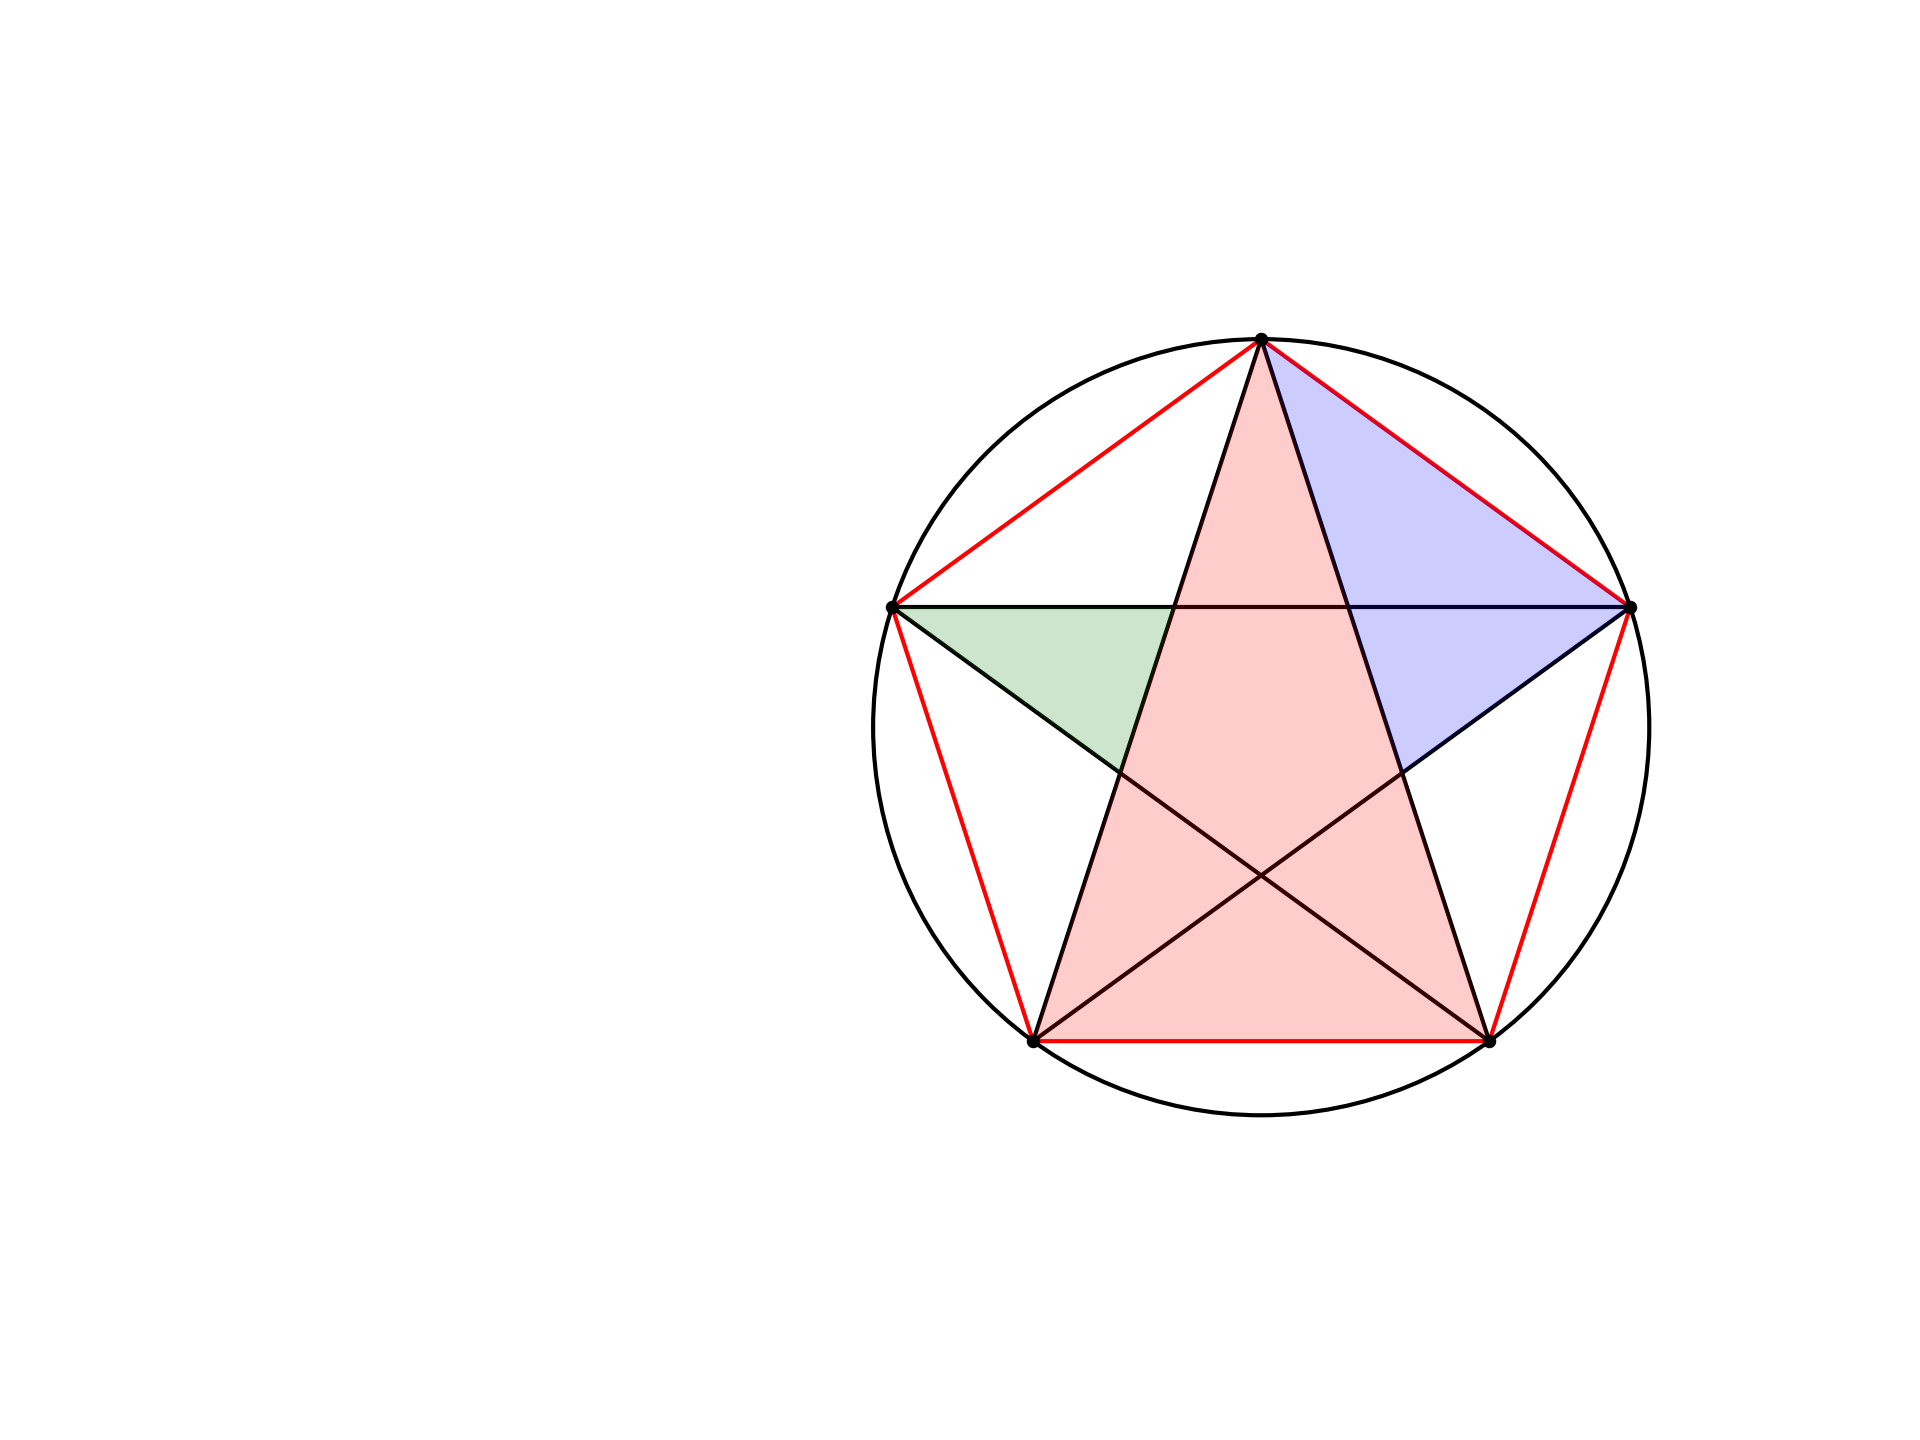

This figure's Python source:
import matplotlib.pyplot as plt
import numpy as np
import geometry as geo

fig, ax = geo.init()
ax.set(xlim=(-30,100), ylim=(0,100))


Q = geo.Point(60,50)
r = 35

pL = []
for i in range(1,6):
     theta = i*72 + 18
     P = geo.get_point_at_angle_on_circle(
         theta,[Q,r])
     pL.append(P)
A,B,C,D,E = pL

geo.opg(ax,pL)

geo.dlss(ax,[[A,C],[A,D],[B,D],[B,E],[C,E]],ec='k')
geo.fpg(ax,[A,C,D],alpha=0.2)

S = geo.xll([B,D],[C,E])
T = geo.xll([A,D],[C,E])
U = geo.xll([A,D],[B,E])
V = geo.xll([A,C],[B,E])
W = geo.xll([A,C],[B,D])

geo.fpg(ax,[B,V,W],fc='g',alpha=0.2)
geo.fpg(ax,[A,T,E],fc='b',alpha=0.2)

Q,r = geo.gcc([A,B,C])
circle = geo.get_circle(Q,r)
ax.add_patch(circle)

geo.scp(ax,[A,B,C,D,E],s=5)


geo.savefig(plt)
